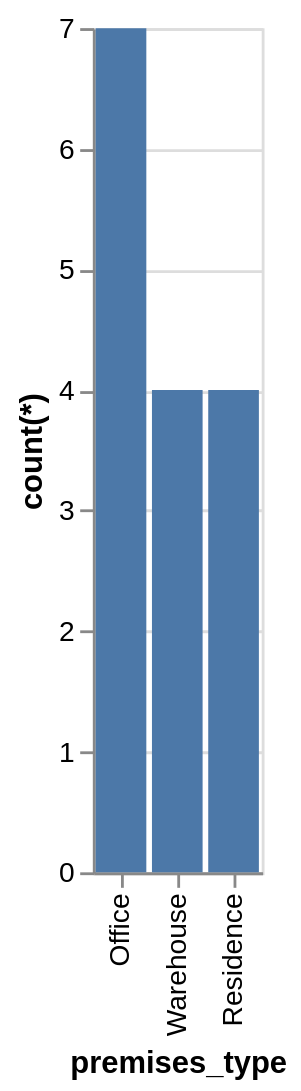

Write a Vega-Lite specification for this figure.
### Vega-Lite specification from a JSON file in a GitHub repository (floating-point values rounded to 4 significant figures)
{"data": {"values": [{"x_data": "Office", "y_data": 7}, {"x_data": "Warehouse", "y_data": 4}, {"x_data": "Residence", "y_data": 4}]}, "mark": "bar", "encoding": {"x": {"field": "x_data", "type": "nominal", "title": "premises_type", "sort": {"op": "sum", "field": "y_data", "order": "descending"}}, "y": {"field": "y_data", "type": "quantitative", "title": "count(*)"}}}
